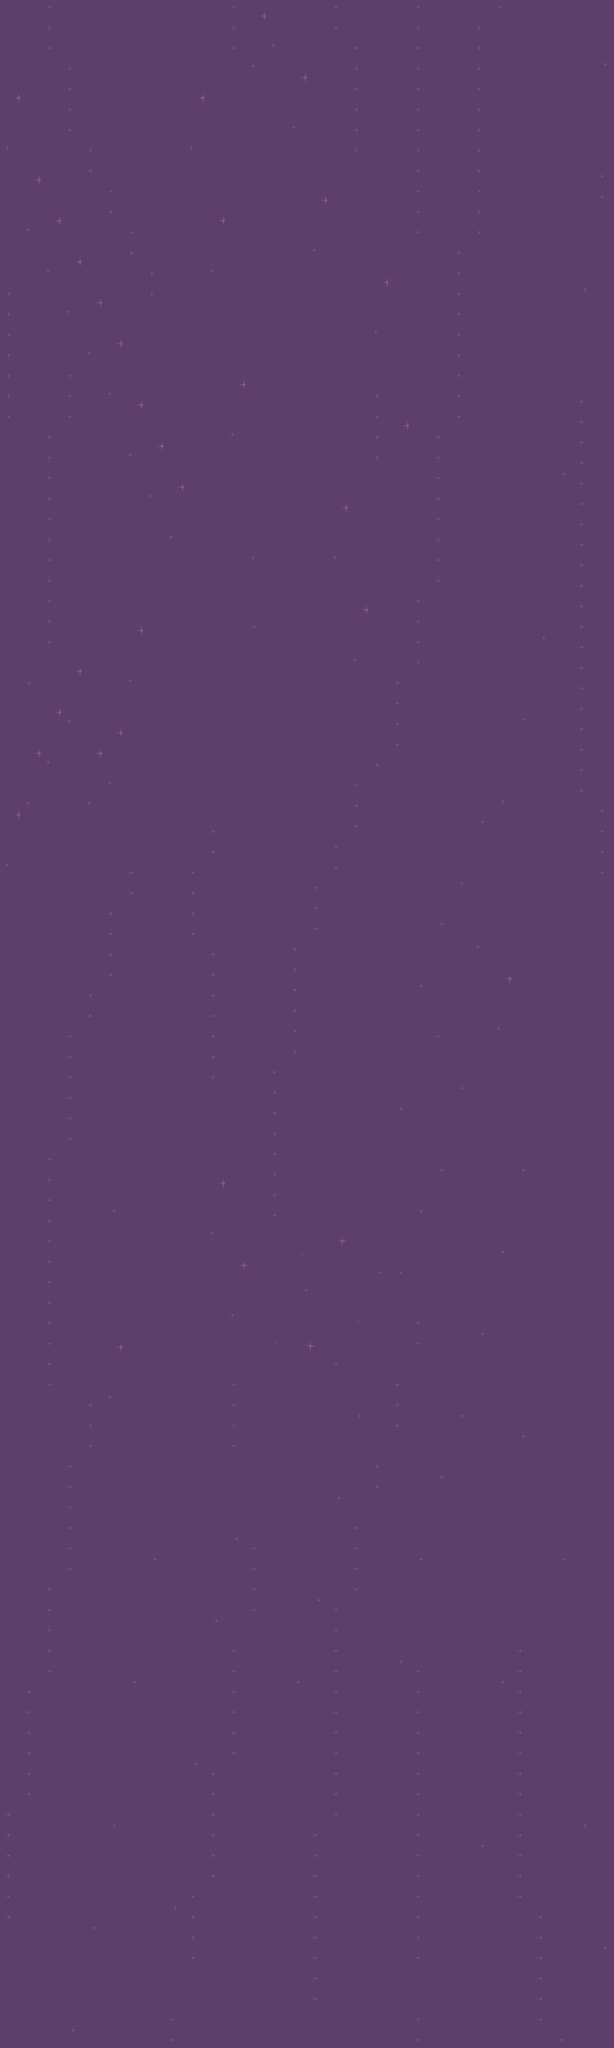

Below is a game level as drawn by its tile map, then a one-line description and the .tmx that defines it (tile-layer data replaced by summaries):
An orthogonal 30x100 tile map with 32x32 px tiles, 1 tile layer (Calque de Tuiles 1).

<map version="1.10" tiledversion="1.11.0" orientation="orthogonal" renderorder="right-down" width="30" height="100" tilewidth="32" tileheight="32" infinite="0" nextlayerid="2" nextobjectid="1">
 <tileset firstgid="1" source="purple.tsx" />
 <layer id="1" name="Calque de Tuiles 1" width="30" height="100">
  <data>[3000 cells, 3000 non-empty, 64 distinct tile ids]</data>
 </layer>
</map>
